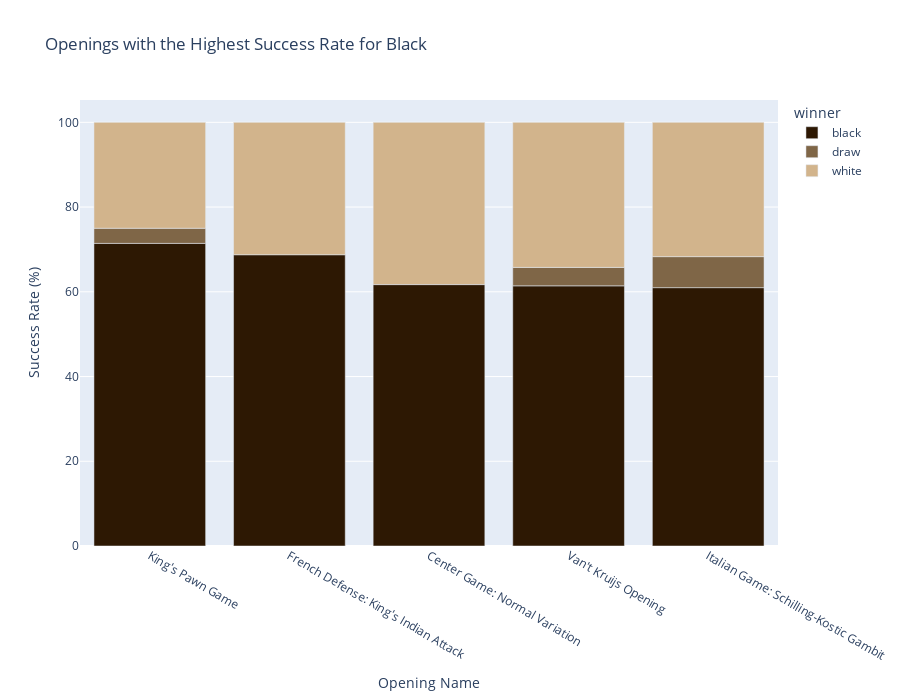

The code cell stored with this chart in its notebook:
### Code cell
# Plot das aberturas com a maior taxa de sucesso para peças pretas
fig = px.bar(best_openings_black, 
             title='Openings with the Highest Success Rate for Black',
             width=900, height=700,
             # Cores
             color='winner', 
             color_discrete_sequence=opening_colors)

# Atualizando os rótulos dos eixos
fig.update_layout(xaxis_title='Opening Name', yaxis_title='Success Rate (%)')
fig.show()

### Figure 1 — Plotly figure (JSON) as saved in the notebook; plotly's stock layout.template omitted (floating-point values rounded to 4 significant figures)
{"data": [{"alignmentgroup": "True", "hovertemplate": "winner=black<br>opening_name=%{x}<br>value=%{y}<extra></extra>", "legendgroup": "black", "marker": {"color": "#2D1803", "pattern": {"shape": ""}}, "name": "black", "offsetgroup": "black", "orientation": "v", "showlegend": true, "textposition": "auto", "type": "bar", "x": ["King's Pawn Game", "French Defense: King's Indian Attack", "Center Game: Normal Variation", "Van't Kruijs Opening", "Italian Game: Schilling-Kostic Gambit"], "xaxis": "x", "y": [71.43, 68.75, 61.7, 61.41, 60.98], "yaxis": "y"}, {"alignmentgroup": "True", "hovertemplate": "winner=draw<br>opening_name=%{x}<br>value=%{y}<extra></extra>", "legendgroup": "draw", "marker": {"color": "#7F6647", "pattern": {"shape": ""}}, "name": "draw", "offsetgroup": "draw", "orientation": "v", "showlegend": true, "textposition": "auto", "type": "bar", "x": ["King's Pawn Game", "French Defense: King's Indian Attack", "Center Game: Normal Variation", "Van't Kruijs Opening", "Italian Game: Schilling-Kostic Gambit"], "xaxis": "x", "y": [3.57, null, null, 4.35, 7.32], "yaxis": "y"}, {"alignmentgroup": "True", "hovertemplate": "winner=white<br>opening_name=%{x}<br>value=%{y}<extra></extra>", "legendgroup": "white", "marker": {"color": "#D2B48C", "pattern": {"shape": ""}}, "name": "white", "offsetgroup": "white", "orientation": "v", "showlegend": true, "textposition": "auto", "type": "bar", "x": ["King's Pawn Game", "French Defense: King's Indian Attack", "Center Game: Normal Variation", "Van't Kruijs Opening", "Italian Game: Schilling-Kostic Gambit"], "xaxis": "x", "y": [25, 31.25, 38.3, 34.24, 31.71], "yaxis": "y"}], "layout": {"barmode": "relative", "height": 700, "legend": {"title": {"text": "winner"}, "tracegroupgap": 0}, "title": {"text": "Openings with the Highest Success Rate for Black"}, "width": 900, "xaxis": {"anchor": "y", "autorange": true, "domain": [0, 1], "range": [-0.5, 4.5], "title": {"text": "Opening Name"}, "type": "category"}, "yaxis": {"anchor": "x", "autorange": true, "domain": [0, 1], "range": [0, 105.3], "title": {"text": "Success Rate (%)"}, "type": "linear"}}}
